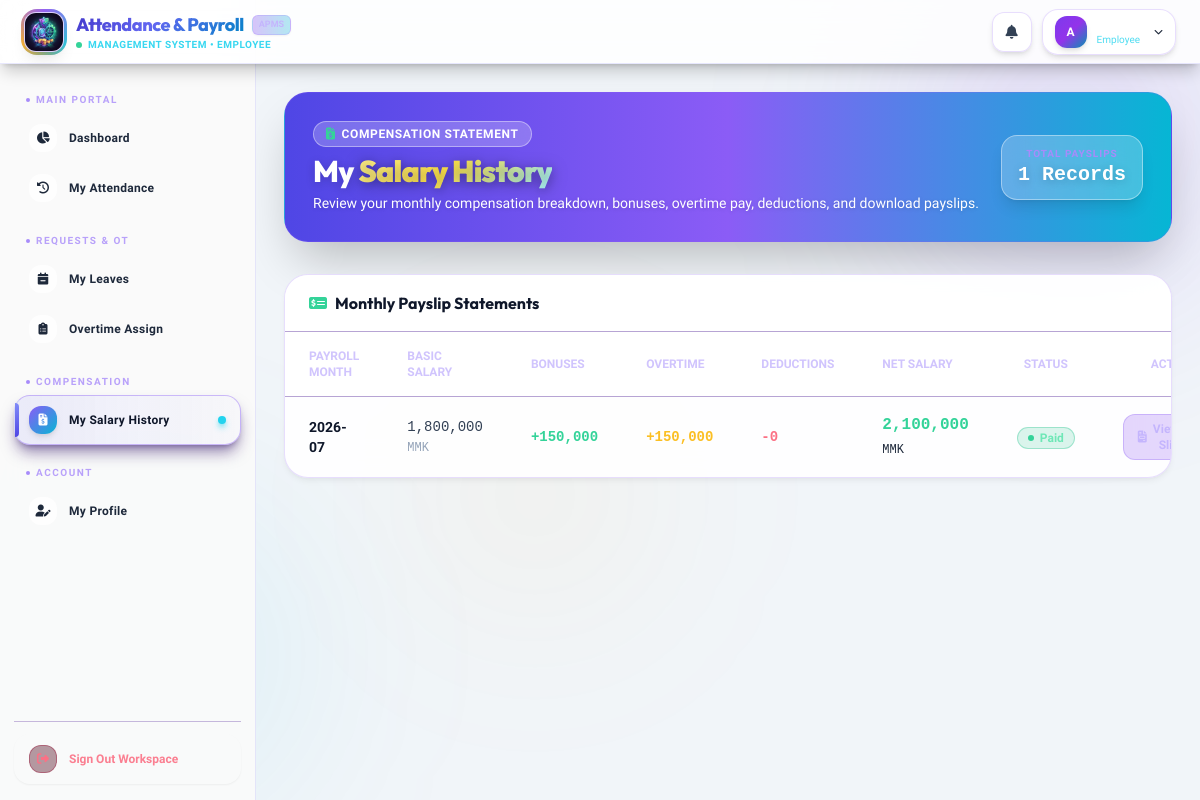
Screenshot of /employee/salary_history (signed in) with the database file from the repository.
### tables this page shows
CREATE TABLE `payroll` (
  `PayrollID` int NOT NULL AUTO_INCREMENT,
  `EmpID` int NOT NULL,
  `employee_code` varchar(50) DEFAULT NULL,
  `BasicSalary` decimal(12,2) NOT NULL DEFAULT '0.00',
  `PayrollMonth` varchar(20) NOT NULL,
  `PayableDays` int NOT NULL DEFAULT '0',
  `BonousAmount` decimal(12,2) NOT NULL DEFAULT '0.00',
  `OvertimeAmount` decimal(12,2) NOT NULL DEFAULT '0.00',
  `LeaveDeductionAmount` decimal(12,2) NOT NULL DEFAULT '0.00',
  `NetSalary` decimal(12,2) NOT NULL DEFAULT '0.00',
  `Status` enum('Pending','Approved','Paid') NOT NULL DEFAULT 'Pending',
  PRIMARY KEY (`PayrollID`),
  KEY `idx_payroll_emp` (`EmpID`),
  KEY `idx_payroll_month` (`PayrollMonth`),
  CONSTRAINT `fk_payroll_employee` FOREIGN KEY (`EmpID`) REFERENCES `employee` (`EmpID`) ON DELETE CASCADE ON UPDATE CASCADE
);

### controllers/EmployeeController.php (called while the page is built, shortened)
<?php
class EmployeeController extends Controller {
    public function salary_history() {
        $emp_id = $_SESSION['employee_id'];
        $payrollModel = $this->model('Payroll');
        $payrolls = $payrollModel->getByEmployee($emp_id);
        $this->view('layouts/main', [
            'title' => 'My Salary History',
            'content' => 'employee/salary_history',
            'payrolls' => $payrolls
        ]);
    }
}

### core/Router.php (called while the page is built, shortened)
<?php
class Router {
    protected $currentMethod = 'index';
    public function __construct() {
        $url = $this->getUrl();
        if(isset($url[0]) && file_exists(__DIR__ . '/../controllers/' . ucwords($url[0]). 'Controller.php')){
            unset($url[0]);
        }
        $this->currentController = new $this->currentController;
        if(isset($url[1])){
            if(method_exists($this->currentController, $url[1])){
                $this->currentMethod = $url[1];
                unset($url[1]);
            }
        }
        $this->params = $url ? array_values($url) : [];
        call_user_func_array([$this->currentController, $this->currentMethod], $this->params);
    }
    public function getUrl(){
        if(isset($_GET['url'])){
            $url = rtrim($_GET['url'], '/');
            $url = filter_var($url, FILTER_SANITIZE_URL);
            $url = explode('/', $url);
            return $url;
        }
        return [];
    }
}

### index.php (called while the page is built, shortened)
<?php
require_once __DIR__ . '/config/database.php';
require_once __DIR__ . '/core/Controller.php';
require_once __DIR__ . '/core/Router.php';
$router = new Router();

### models/Payroll.php (called while the page is built, shortened)
<?php
require_once __DIR__ . '/../config/database.php';
class Payroll {
    private $conn;
    private $table = 'Payroll';
    public function __construct() {
        $database = new Database();
        $this->conn = $database->getConnection();
    }
    public function getByEmployee($emp_id) {
        $query = "SELECT p.*, e.FirstName, e.LastName, pos.PositionName, d.DeptName
                  FROM " . $this->table . " p
                  LEFT JOIN Employee e ON p.EmpID = e.EmpID
                  LEFT JOIN Position pos ON e.PositionID = pos.PositionID
                  LEFT JOIN Department d ON pos.DeptID = d.DeptID
                  WHERE p.EmpID = :emp_id
                  ORDER BY p.PayrollID DESC";
        $stmt = $this->conn->prepare($query);
        $stmt->bindParam(':emp_id', $emp_id);
        $stmt->execute();
        $payrolls = $stmt->fetchAll(PDO::FETCH_ASSOC);
        return $this->appendDynamicFields($payrolls);
    }
    private function appendDynamicFields($payrolls) {
        return $payrolls;
    }
}

### config/database.php (called while the page is built, shortened)
<?php
class Database {
    private $host = "localhost";
    private $db_name = "payrolldb";
    private $username = "root";
    private $password = "";
    public function getConnection() {
        $this->conn = null;
        try {
            $this->conn = new PDO("mysql:host=" . $this->host . ";dbname=" . $this->db_name, $this->username, $this->password);
            $this->conn->exec("set names utf8");
            $this->conn->setAttribute(PDO::ATTR_ERRMODE, PDO::ERRMODE_EXCEPTION);
            $this->conn->setAttribute(PDO::ATTR_DEFAULT_FETCH_MODE, PDO::FETCH_ASSOC);
        } catch(PDOException $exception) {
            echo "Database Connection Error: " . $exception->getMessage();
        }
        return $this->conn;
    }
}

### views/employee/salary_history.php (the view)
<div class="relative overflow-hidden rounded-3xl bg-gradient-to-r from-indigo-600 via-violet-500 to-cyan-500 border border-violet-500/25 p-6 lg:p-7 mb-8 shadow-2xl" data-aos="fade-down">
    <div class="relative z-10 flex flex-col sm:flex-row items-start sm:items-center justify-between gap-4">
        <div>
            <div class="flex items-center gap-2 mb-1.5">
                <span class="inline-flex items-center gap-1.5 px-3 py-1 rounded-full bg-violet-500/15 border border-violet-500/30 text-violet-300 text-xs font-bold uppercase tracking-wider">
                    <i class="fa-solid fa-file-invoice-dollar text-emerald-400"></i>
                    <span>Compensation Statement</span>
                </span>
            </div>
            <h1 class="text-2xl sm:text-3xl font-extrabold text-white tracking-tight font-outfit">
                My <span class="gradient-text">Salary History</span>
            </h1>
            <p class="text-gray-300 text-xs sm:text-sm mt-1">Review your monthly compensation breakdown, bonuses, overtime pay, deductions, and download payslips.</p>
        </div>
        <div class="px-4 py-2.5 rounded-2xl bg-surface/90 border border-violet-700/30 text-center shadow-lg backdrop-blur-md">
            <div class="text-[10px] uppercase tracking-widest text-violet-400 font-bold">Total Payslips</div>
            <div class="text-xl font-extrabold text-white font-mono"><?= count($data['payrolls'] ?? []) ?> Records</div>
        </div>
    </div>
</div>
<div class="card-glass rounded-3xl overflow-hidden border border-violet-500/20 mb-8" data-aos="fade-up" data-aos-delay="100">
    <div class="p-4 px-6 border-b border-violet-900/40 flex justify-between items-center bg-surface/60">
        <h3 class="font-bold text-white text-base flex items-center gap-2 font-outfit">
            <i class="fa-solid fa-money-check-dollar text-emerald-400"></i> Monthly Payslip Statements
        </h3>
    </div>
    <div class="overflow-x-auto">
        <table class="w-full text-sm text-left text-gray-400">
            <thead class="text-xs uppercase bg-surface/80 text-violet-300/80 border-b border-violet-900/40">
                <tr>
                    <th scope="col" class="px-6 py-4">Payroll Month</th>
                    <th scope="col" class="px-6 py-4">Basic Salary</th>
                    <th scope="col" class="px-6 py-4">Bonuses</th>
                    <th scope="col" class="px-6 py-4">Overtime</th>
                    <th scope="col" class="px-6 py-4">Deductions</th>
                    <th scope="col" class="px-6 py-4">Net Salary</th>
                    <th scope="col" class="px-6 py-4 text-center">Status</th>
                    <th scope="col" class="px-6 py-4 text-right">Action</th>
                </tr>
            </thead>
            <tbody class="divide-y divide-violet-900/30">
                <?php if(empty($data['payrolls'])): ?>
                    <tr>
                        <td colspan="8" class="px-6 py-12 text-center text-gray-500">
                            <div class="w-12 h-12 mx-auto bg-surface rounded-2xl border border-violet-900/40 flex items-center justify-center mb-2 text-violet-400">
                                <i class="fa-solid fa-file-invoice-dollar text-2xl"></i>
                            </div>
                            <p class="font-semibold text-gray-300">No salary history available yet</p>
                            <p class="text-xs text-gray-500 mt-0.5">Your monthly payroll payslips will appear here once processed.</p>
                        </td>
                    </tr>
                <?php else: ?>
                    <?php foreach($data['payrolls'] as $pr): ?>
                    <tr class="hover:bg-violet-950/20 transition-colors">
                        <td class="px-6 py-4 font-bold text-white">
                            <?= htmlspecialchars($pr['PayrollMonth']) ?>
                        </td>
                        <td class="px-6 py-4 text-gray-300 font-mono">
                            <?= number_format($pr['BasicSalary'] ?? 0) ?> <span class="text-xs text-gray-500">MMK</span>
                        </td>
                        <td class="px-6 py-4 text-emerald-400 font-bold font-mono">
                            +<?= number_format($pr['BonousAmount'] ?? 0) ?>
                        </td>
                        <td class="px-6 py-4 text-amber-400 font-bold font-mono">
                            +<?= number_format($pr['OvertimeAmount'] ?? 0) ?>
                        </td>
                        <td class="px-6 py-4 text-rose-400 font-bold font-mono">
                            -<?= number_format($pr['LeaveDeductionAmount'] ?? 0) ?>
                        </td>
                        <td class="px-6 py-4 font-extrabold text-emerald-400 text-base font-mono">
                            <?= number_format($pr['NetSalary'] ?? 0) ?> <span class="text-xs font-normal text-gray-400">MMK</span>
                        </td>
                        <td class="px-6 py-4 text-center">
                            <?php if ($pr['Status'] === 'Paid'): ?>
                                <span class="inline-flex items-center px-2.5 py-0.5 rounded-full text-xs font-bold bg-emerald-500/15 text-emerald-300 border border-emerald-500/30"><span class="w-1.5 h-1.5 rounded-full bg-emerald-400 mr-1.5"></span> Paid</span>
                            <?php else: ?>
                                <span class="inline-flex items-center px-2.5 py-0.5 rounded-full text-xs font-bold bg-amber-500/15 text-amber-300 border border-amber-500/30"><span class="w-1.5 h-1.5 rounded-full bg-amber-400 mr-1.5"></span> <?= htmlspecialchars($pr['Status']) ?></span>
                            <?php endif; ?>
                        </td>
                        <td class="px-6 py-4 text-right">
                            <a href="/payrollsystem/employee/payroll_slip/<?= $pr['PayrollID'] ?>" target="_blank"
                               class="inline-flex items-center gap-1.5 px-3.5 py-1.5 rounded-xl bg-violet-600/20 hover:bg-violet-600/40 text-violet-300 border border-violet-500/30 text-xs font-bold transition-all hover:scale-105">
                                <i class="fa-solid fa-file-invoice"></i> View Slip
                            </a>
                        </td>
                    </tr>
                    <?php endforeach; ?>
                <?php endif; ?>
            </tbody>
        </table>
    </div>
</div>

### rows the page displays
payroll: PayrollMonth "2026-07", BasicSalary "1,800,000", BonousAmount "150,000", OvertimeAmount "150,000", LeaveDeductionAmount "0", NetSalary "2,100,000", Status "Paid" (drawn)

### other values shown
$_SESSION['role'] "EMPLOYEE"
substr($_SESSION['Email'] ?? ($_SESSION['first_name'] ?? 'U'), 0, 1) "A"
$_SESSION['role'] "Employee"
$section['label'] "MAIN PORTAL"
$item['label'] "Dashboard"
$item['label'] "My Attendance"
$section['label'] "REQUESTS & OT"
$item['label'] "My Leaves"
$item['label'] "Overtime Assign"
$section['label'] "COMPENSATION"
$item['label'] "My Salary History"
$section['label'] "ACCOUNT"
$item['label'] "My Profile"
count($data['payrolls'] ?? []) "1"
